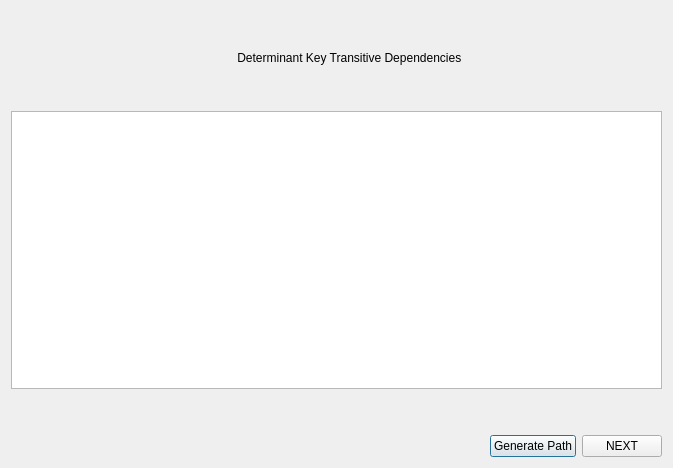
<?xml version="1.0" encoding="UTF-8"?>
<ui version="4.0">
 <class>Dialog_transitive_view</class>
 <widget class="QDialog" name="Dialog_transitive_view">
  <property name="geometry">
   <rect>
    <x>0</x>
    <y>0</y>
    <width>673</width>
    <height>468</height>
   </rect>
  </property>
  <property name="windowTitle">
   <string>Dialog</string>
  </property>
  <layout class="QVBoxLayout" name="verticalLayout_2">
   <item>
    <spacer name="verticalSpacer_2">
     <property name="orientation">
      <enum>Qt::Vertical</enum>
     </property>
     <property name="sizeType">
      <enum>QSizePolicy::Fixed</enum>
     </property>
     <property name="sizeHint" stdset="0">
      <size>
       <width>20</width>
       <height>40</height>
      </size>
     </property>
    </spacer>
   </item>
   <item>
    <layout class="QVBoxLayout" name="verticalLayout">
     <item>
      <widget class="QLabel" name="label">
       <property name="text">
        <string>                                                                    Determinant Key Transitive Dependencies</string>
       </property>
      </widget>
     </item>
     <item>
      <spacer name="verticalSpacer_3">
       <property name="orientation">
        <enum>Qt::Vertical</enum>
       </property>
       <property name="sizeType">
        <enum>QSizePolicy::Fixed</enum>
       </property>
       <property name="sizeHint" stdset="0">
        <size>
         <width>20</width>
         <height>40</height>
        </size>
       </property>
      </spacer>
     </item>
     <item>
      <widget class="QTableWidget" name="tableDetPath"/>
     </item>
     <item>
      <spacer name="verticalSpacer">
       <property name="orientation">
        <enum>Qt::Vertical</enum>
       </property>
       <property name="sizeType">
        <enum>QSizePolicy::Fixed</enum>
       </property>
       <property name="sizeHint" stdset="0">
        <size>
         <width>20</width>
         <height>40</height>
        </size>
       </property>
      </spacer>
     </item>
     <item>
      <layout class="QHBoxLayout" name="horizontalLayout">
       <item>
        <spacer name="horizontalSpacer">
         <property name="orientation">
          <enum>Qt::Horizontal</enum>
         </property>
         <property name="sizeHint" stdset="0">
          <size>
           <width>40</width>
           <height>20</height>
          </size>
         </property>
        </spacer>
       </item>
       <item>
        <widget class="QPushButton" name="detPathButton">
         <property name="text">
          <string>Generate Path</string>
         </property>
        </widget>
       </item>
       <item>
        <widget class="QPushButton" name="nextButton">
         <property name="text">
          <string>NEXT</string>
         </property>
        </widget>
       </item>
      </layout>
     </item>
    </layout>
   </item>
  </layout>
 </widget>
 <resources/>
 <connections/>
</ui>
